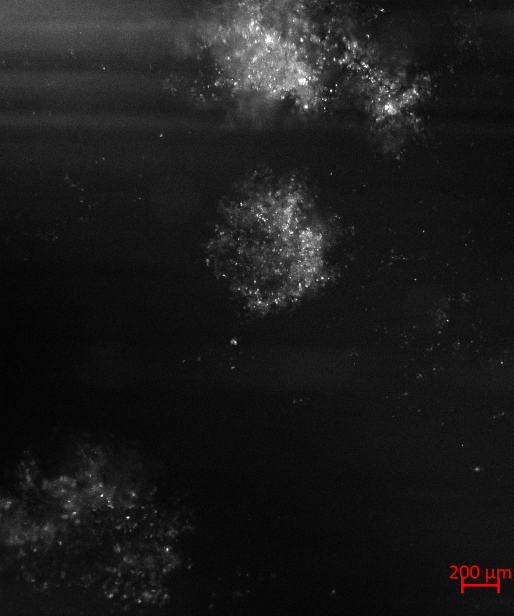
#> input picture ImageNew/1_Micro_10_2000_47_6_35.jpg, 1028 x 1232 px, found by its file name (shown at 1/2 size)
$ python read_test_filter.py
#> lines starting #> are read from the running program, lines starting #| are printed output that depends on the picture; after the words box and inside, x2 and y2 are one past the last pixel; in counts of white or black regions, pixels touching at a corner belong together
# -*- coding: utf-8 -*-
"""
Created on Mon Jan 10 22:07:54 2022

@author: asuspc
"""

import numpy as np
import matplotlib.pyplot as plt
import cv2
import statistics


#fecha gráficos abertos
plt.close('all')

# [5 lines of commented-out code are left out]
img = cv2.imread('1_Micro_10_2000_47_6_35.jpg')
#> img is the input picture: shape (1232, 1028, 3); mean B, G, R 27.1, 27.1, 27.5

# Fazer crop de uma porcentagem da imagem
# Crop centralizado com % do tamanho original
height, width,_ = img.shape
crop_size = int(min(height, width) * 0.95)
x = int((width - crop_size) / 2)
y = int((height - crop_size) / 2)
img = img[y:y+crop_size, x:x+crop_size]
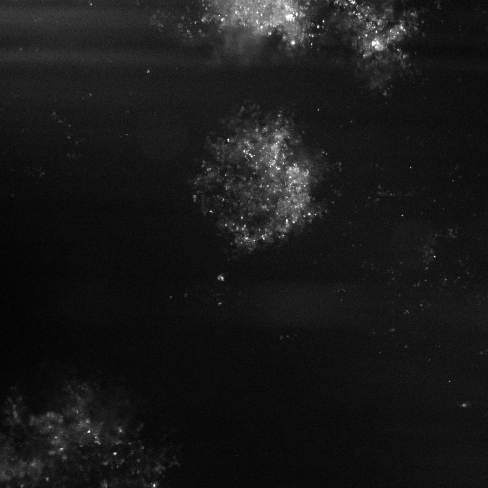
#> img: shape (976, 976, 3) (shown at 1/2 size); min 0, max 255, mean 24.8


#Transforma imagem em escala de cinza e inverte se necessário
gray = cv2.cvtColor(img, cv2.COLOR_BGR2GRAY)
mean = cv2.mean(gray)[0]
#> mean = 24.77
if mean < 127:
    img = cv2.bitwise_not(img)
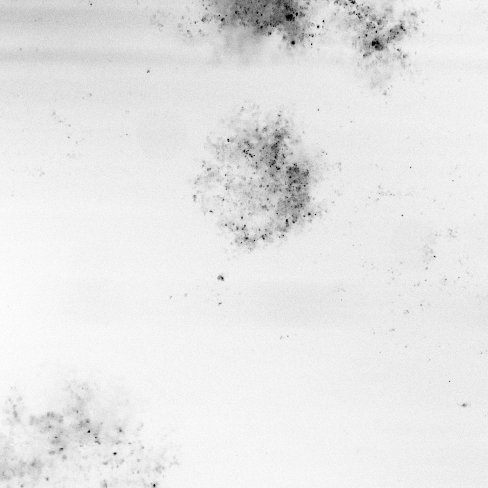
#> img: shape (976, 976, 3) (shown at 1/2 size); min 0, max 255, mean 230.2


#cria novo gráfico e mostra imagem em tons de cinza
plt.figure(1)
plt.imshow(gray,cmap='gray')

#Aplica Filtro blur
blurImg=cv2.blur(gray,(7,7))
# [6 lines of commented-out code are left out]
thresh = cv2.adaptiveThreshold(blurImg, 255, cv2.ADAPTIVE_THRESH_GAUSSIAN_C, cv2.THRESH_BINARY, 5, -2)
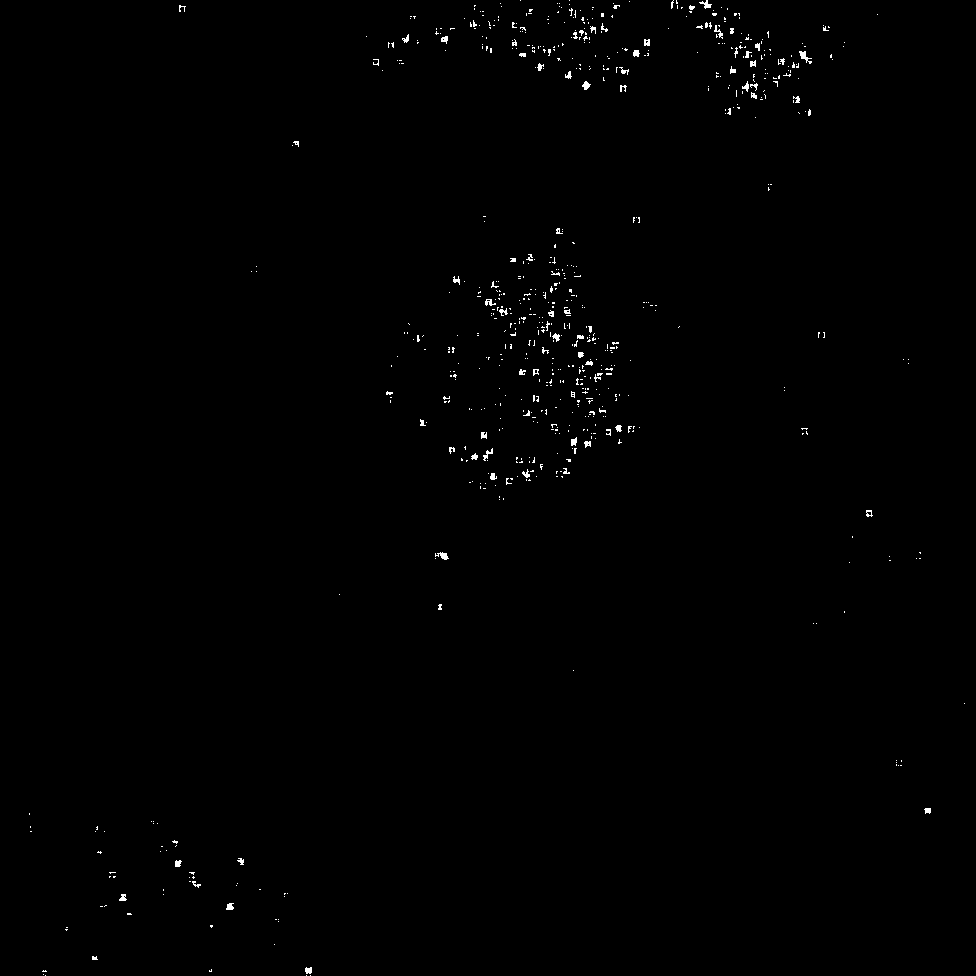
#> thresh: shape (976, 976); 0.47% white in thin lines or dots

#Identifica os contornos
contours, hier = cv2.findContours(thresh,1,2)
#> contours = 720 contours, 690 with area under 20; largest, box (x1, y1, x2, y2) and area: (799, 51, 812, 64) 44, (435, 552, 449, 560) 38, (582, 81, 591, 90) 36, (699, 0, 712, 9) 32, (226, 903, 234, 910) 30

#Desenha os contornos
for cnt in contours:
    cv2.drawContours(gray,[cnt],0,(0,100,100),2)
#> this loop made 720 passes
#> cnt on passes 1 to 3: [[310, 975]], [[306, 975]], [[45, 975]]
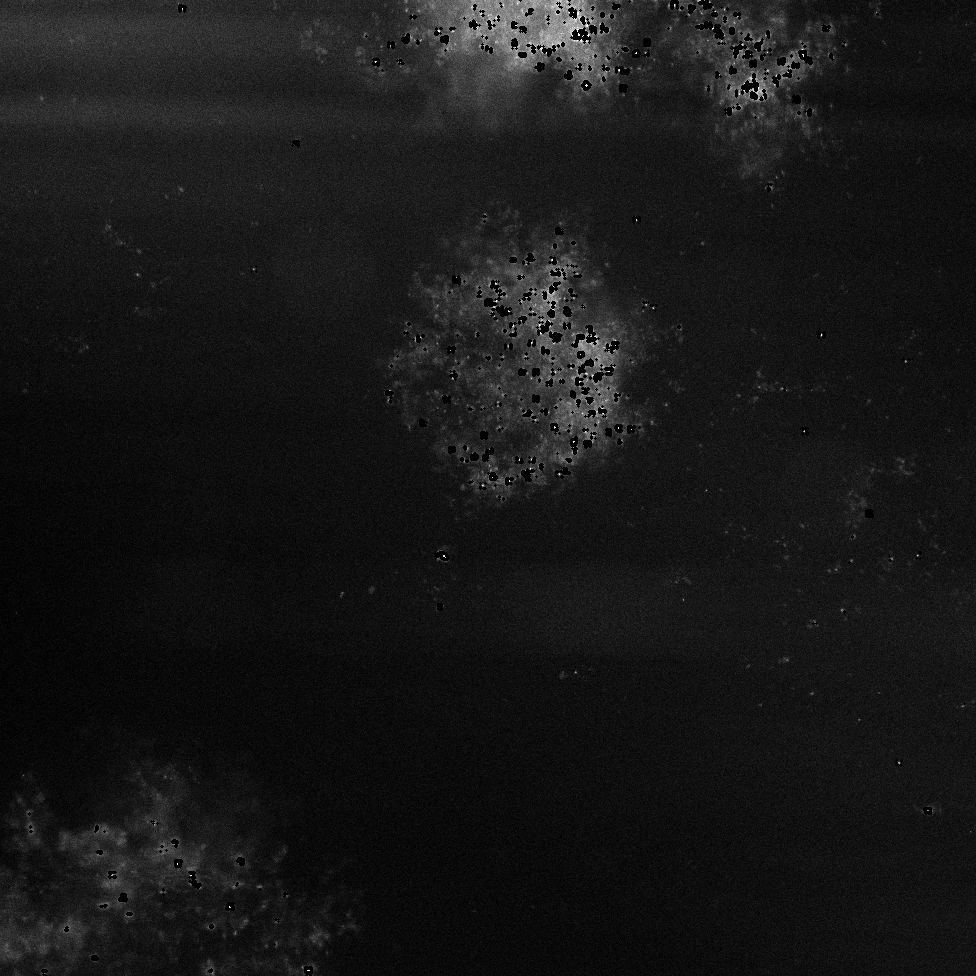
#> gray: shape (976, 976); min 0, max 255, mean 23.4
plt.figure(2)
plt.imshow(gray,cmap='gray')
cnt2 = contours[0]
#> cnt2 = [[310, 975]]
(x,y,w,h)=cv2.boundingRect(cnt)
#> x = 520; y = 0; w = 1; h = 1

#Calcula o aspect ratio
aspect_ratio=np.zeros(len(contours))
#> aspect_ratio = 720 values from 0 to 0
i=0
for cidx,cnt in enumerate(contours):
    ((cx, cy), (width, height), theta) = cv2.minAreaRect(cnt)

    if height > width:
#> (the run stopped early here; a loop or call above may not have finished)

$ run again, with ImageNew/1_Micro_10_2000_47_6_1.jpg copied over ImageNew/1_Micro_10_2000_47_6_35.jpg
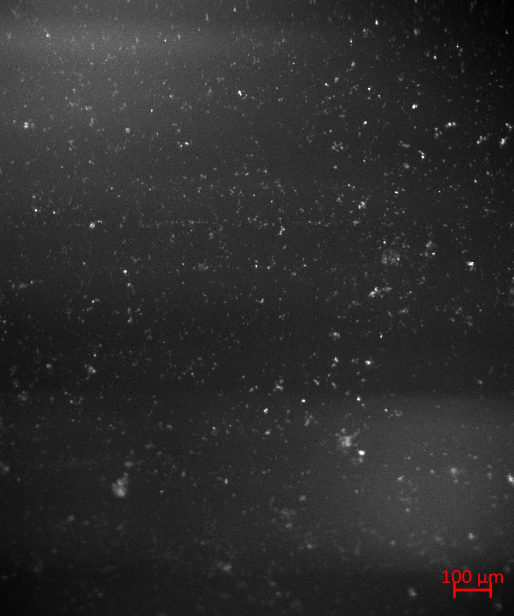
#> input picture ImageNew/1_Micro_10_2000_47_6_1.jpg, 1028 x 1232 px, found by its file name (shown at 1/2 size)
#> img is the input picture: shape (1232, 1028, 3); mean B, G, R 45.1, 45.1, 45.4
#> mean = 46.13
#> `thresh = cv2.adaptiveThreshold(blurImg, 255, cv2.ADAPTIVE_THRESH_GAUSS..`:
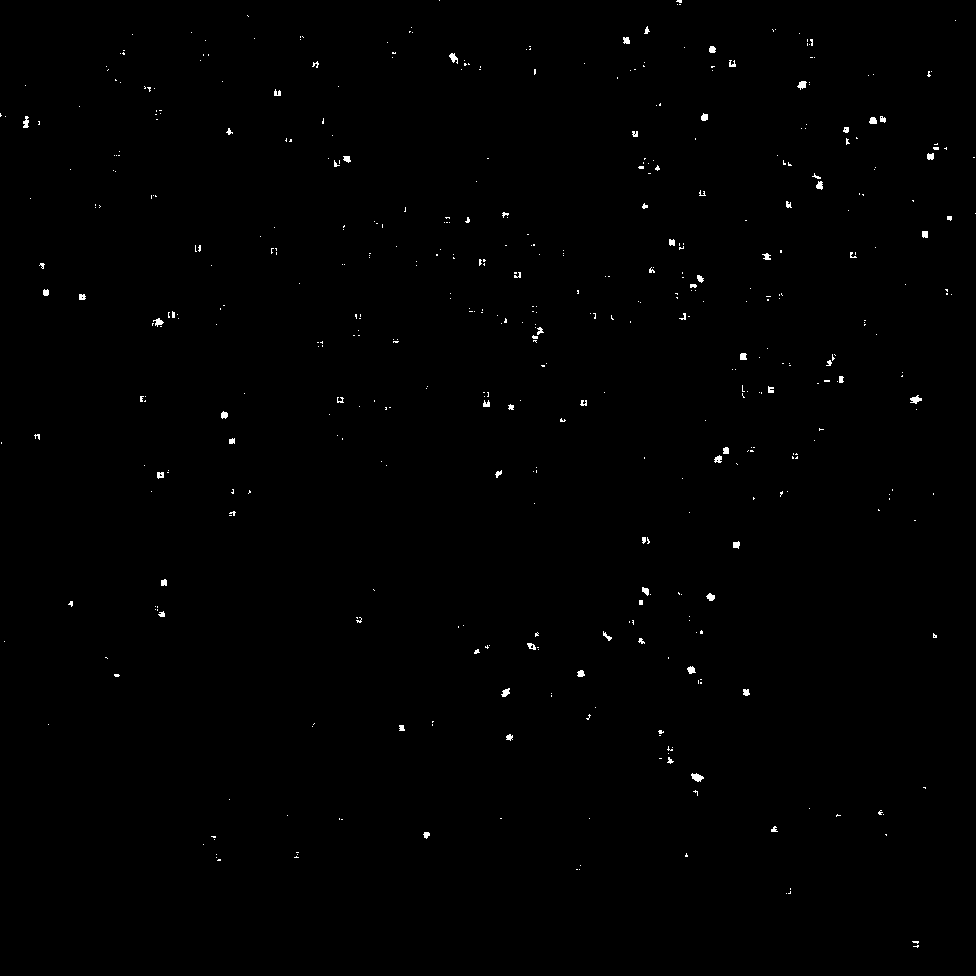
#> thresh: shape (976, 976); 0.42% white; 490 white regions (417 under 20 px)
#> contours = 500 contours, 459 with area under 20; largest, box (x1, y1, x2, y2) and area: (691, 773, 704, 782) 56, (910, 395, 922, 404) 43, (797, 81, 807, 90) 41, (449, 53, 458, 64) 38, (501, 688, 510, 697) 36
#> the loop `for cnt in contours:` made 500 passes
#> cnt on passes 3, 5, 6: [[786, 893]], [[790, 888], [790, 889]], [[579, 869]]
#> after the loop `for cnt in contours:`:
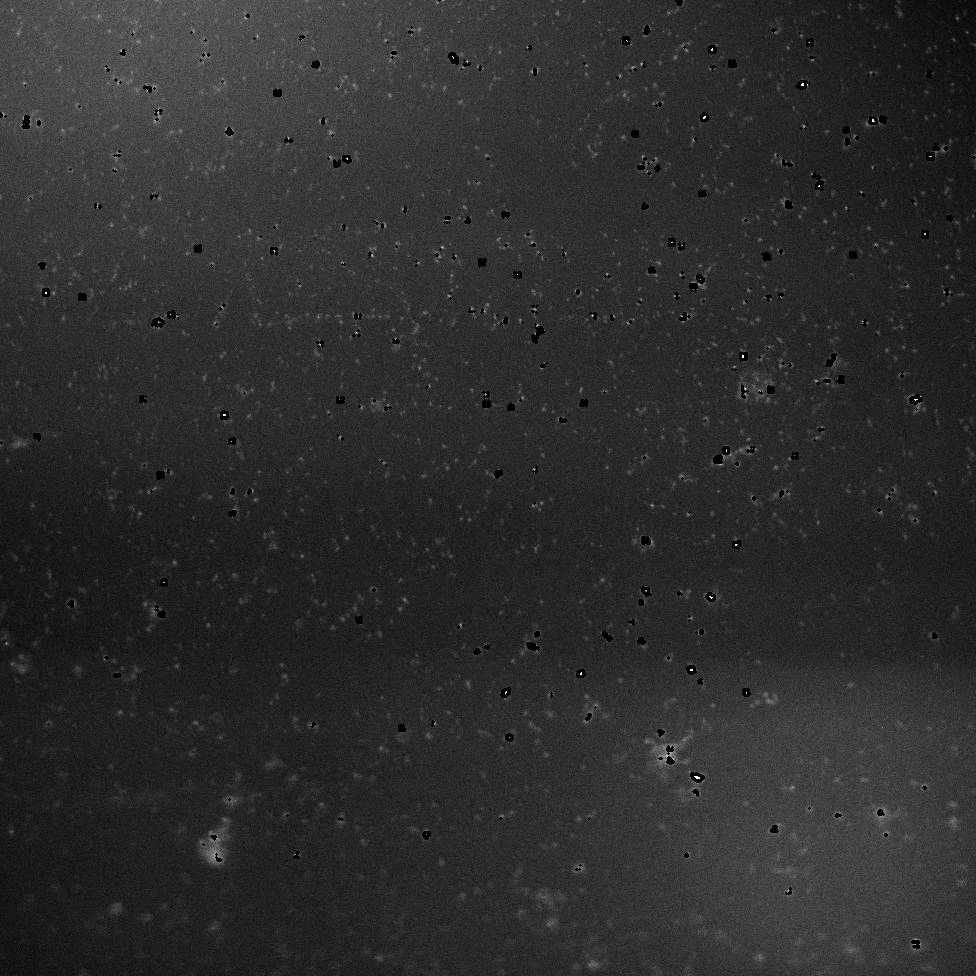
#> gray: shape (976, 976); min 0, max 255, mean 45.2
#> cnt2 = [[917, 945], [916, 946], [913, 946], [916, 946], [917, 947], [918, 946], [918, 945]]
#> `(x,y,w,h)=cv2.boundingRect(cnt)`: x = 439; y = 0; w = 1
#> aspect_ratio = 500 values from 0 to 0

$ run again, with ImageNew/1_Micro_10_2000_47_6_13.jpg copied over ImageNew/1_Micro_10_2000_47_6_35.jpg
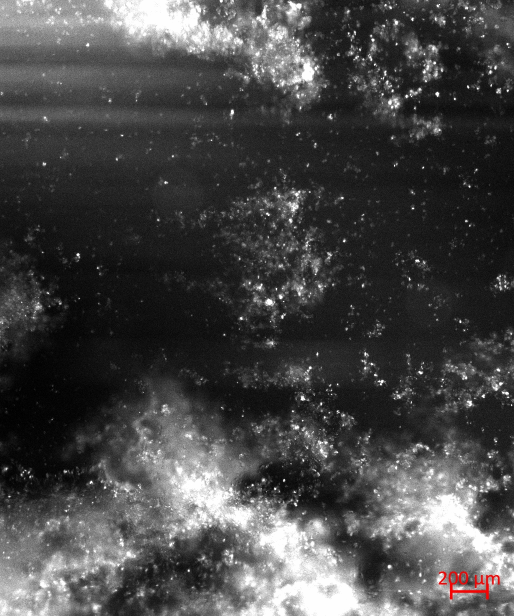
#> input picture ImageNew/1_Micro_10_2000_47_6_13.jpg, 1028 x 1232 px, found by its file name (shown at 1/2 size)
#> img is the input picture: shape (1232, 1028, 3); mean B, G, R 70.7, 70.7, 71.1
#> mean = 57.72
#> `thresh = cv2.adaptiveThreshold(blurImg, 255, cv2.ADAPTIVE_THRESH_GAUSS..`:
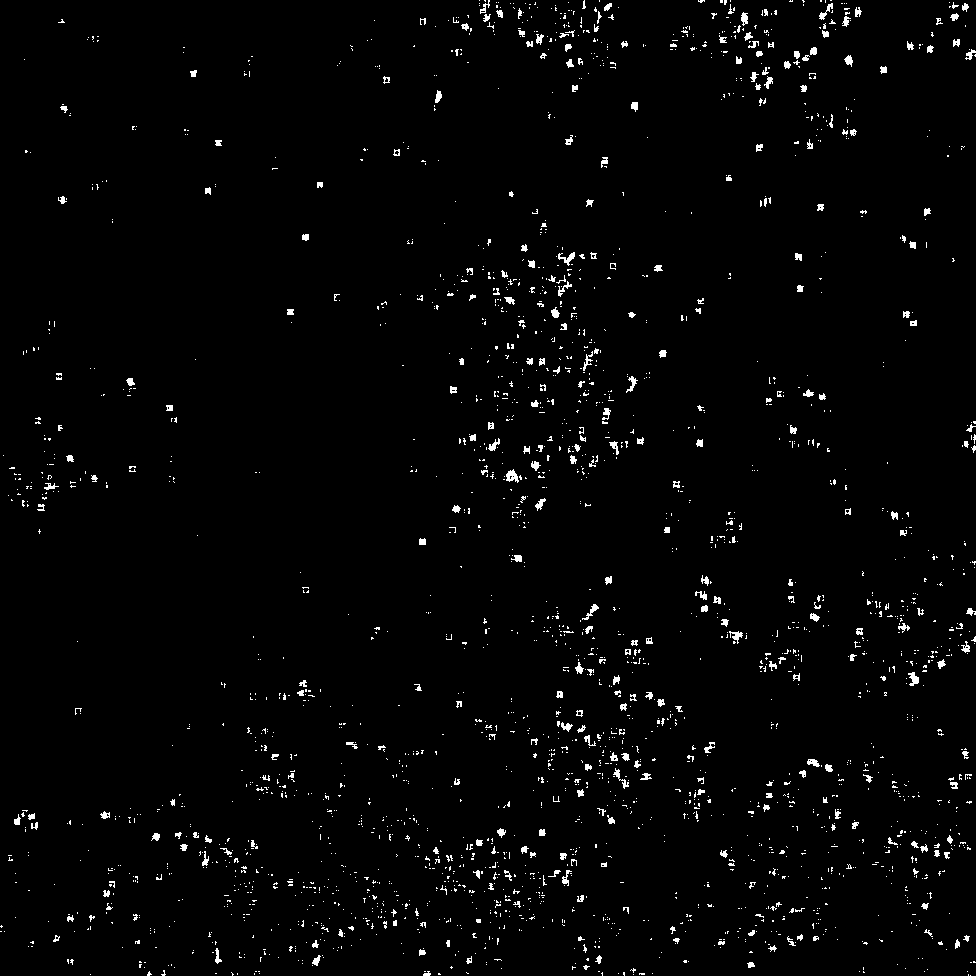
#> thresh: shape (976, 976); 2% white in thin lines or dots
#> contours = 2612 contours, 2433 with area under 20; largest, box (x1, y1, x2, y2) and area: (506, 469, 519, 483) 88, (908, 672, 919, 686) 67, (558, 252, 575, 266) 64, (741, 12, 748, 26) 53, (819, 3, 833, 20) 52
#> the loop `for cnt in contours:` made 2612 passes
#> cnt on passes 1 to 3: [[970, 975]], [[968, 974], [968, 975]], [[633, 974]]
#> after the loop `for cnt in contours:`:
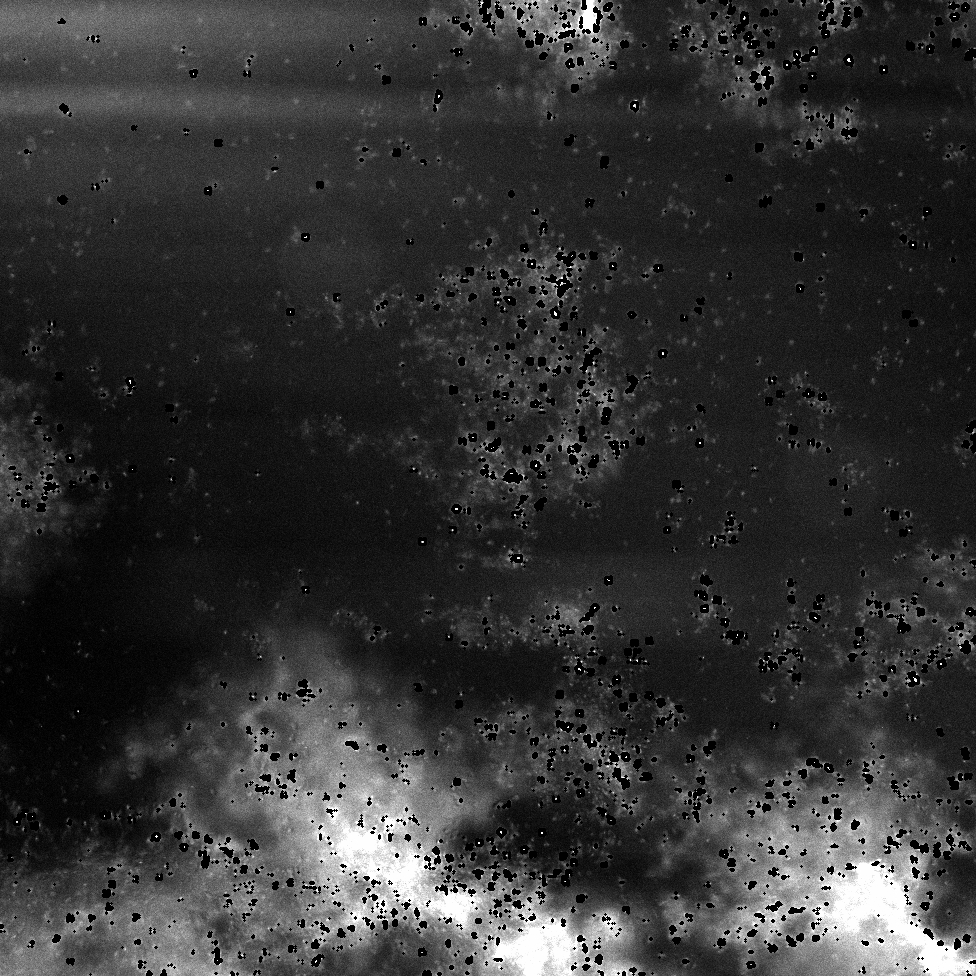
#> gray: shape (976, 976); min 0, max 255, mean 51.6
#> cnt2 = [[970, 975]]
#> `(x,y,w,h)=cv2.boundingRect(cnt)`: x = 479; y = 0; w = 1
#> aspect_ratio = 2612 values from 0 to 0
